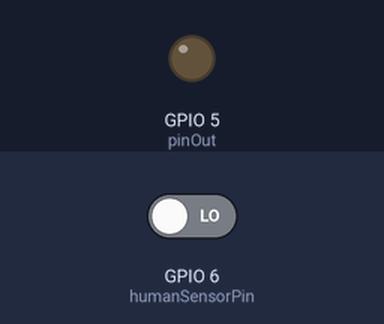
Simulated run of this sketch. Board: ESP32-C3. Parts: output pins drawn as LEDs (lit = HIGH). Inputs (shaded band) come from the test bench; at power-on: GPIO 6 (humanSensorPin) LOW. What the sketch prints to the serial monitor is not drawn.

Above: at 1.2 s.
1.3 s: GPIO 6 (humanSensorPin) driven HIGH
At 2.4 s:
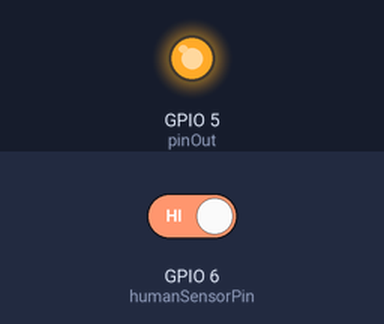
3.1 s: GPIO 6 (humanSensorPin) driven LOW
At 4.1 s:
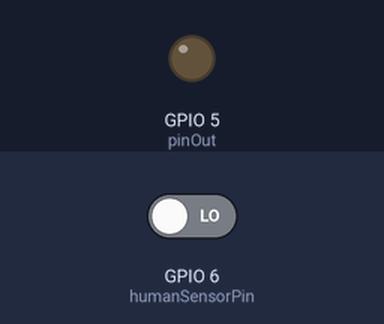
Timing chart, 0 to 6.1 s (numbered marks = the images above; inputs shaded):
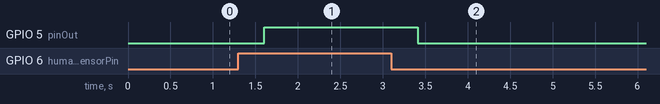

Measured:
- after the input at 1.3 s, GPIO 5 (pinOut): LOW → HIGH after 0.30 s
- after the input at 3.1 s, GPIO 5 (pinOut): HIGH → LOW after 0.31 s

The sketch:

c3_led.ino
```cpp
// 输出引脚
const int pinOut = 5;
// 人体红外传感器输入引脚
const int humanSensorPin = 6;

// 最大留人超时 30秒
const unsigned long STAY_TIMEOUT = 30000UL;
// 传感器防抖时间
const unsigned long DEBOUNCE_TIME = 200UL;

unsigned long humanDetectStart = 0;
unsigned long lastDebounceTime = 0;
int lastSensorState = LOW;
int currentSensorState;
bool humanDetectedFlag = false;

void setup() {
  Serial.begin(115200);
  pinMode(pinOut, OUTPUT);
  pinMode(humanSensorPin, INPUT);

  digitalWrite(pinOut, LOW);
  Serial.println("ESP32 C3 SuperMini 人体感应30秒超时控制器启动");
}

void loop() {
  unsigned long now = millis();
  currentSensorState = digitalRead(humanSensorPin);

  // 软件防抖处理
  if (currentSensorState != lastSensorState) {
    lastDebounceTime = now;
  }

  if ((now - lastDebounceTime) > DEBOUNCE_TIME) {
    if (currentSensorState != humanDetectedFlag) {
      humanDetectedFlag = currentSensorState;

      if (humanDetectedFlag == HIGH) {
        // 初次检测到人，重置计时
        humanDetectStart = now;
        Serial.println("检测到人体，开始30秒计时");
      } else {
        Serial.println("人体离开，输出关闭");
      }
    }
  }
  lastSensorState = currentSensorState;

  // 控制GPIO5输出
  if (humanDetectedFlag) {
    if (now - humanDetectStart < STAY_TIMEOUT) {
      digitalWrite(pinOut, HIGH);
      Serial.printf("有人停留中，剩余时间：%d秒 | GPIO5=HIGH\n", (STAY_TIMEOUT - (now - humanDetectStart)) / 1000);
    } else {
      digitalWrite(pinOut, LOW);
      Serial.println("有人停留超过30秒，自动关闭输出 GPIO5=LOW");
    }
  } else {
    digitalWrite(pinOut, LOW);
  }

  delay(100);
}
```
